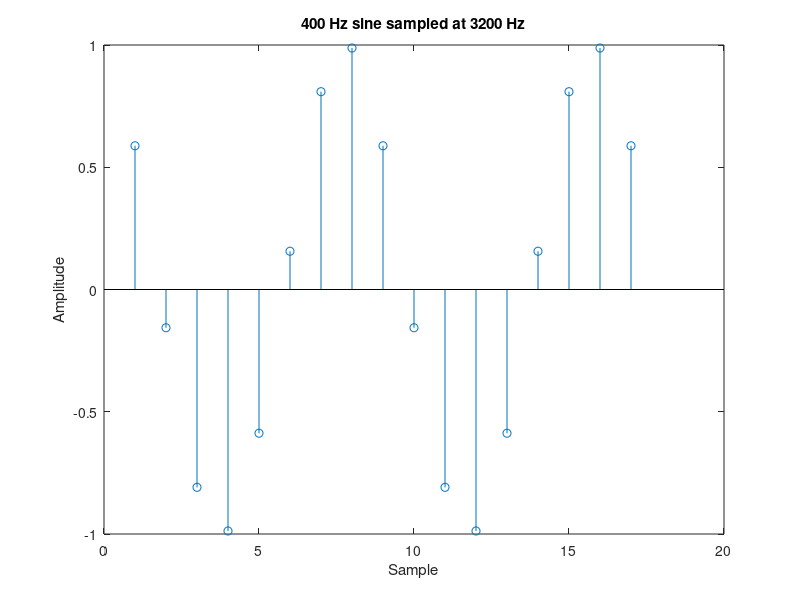
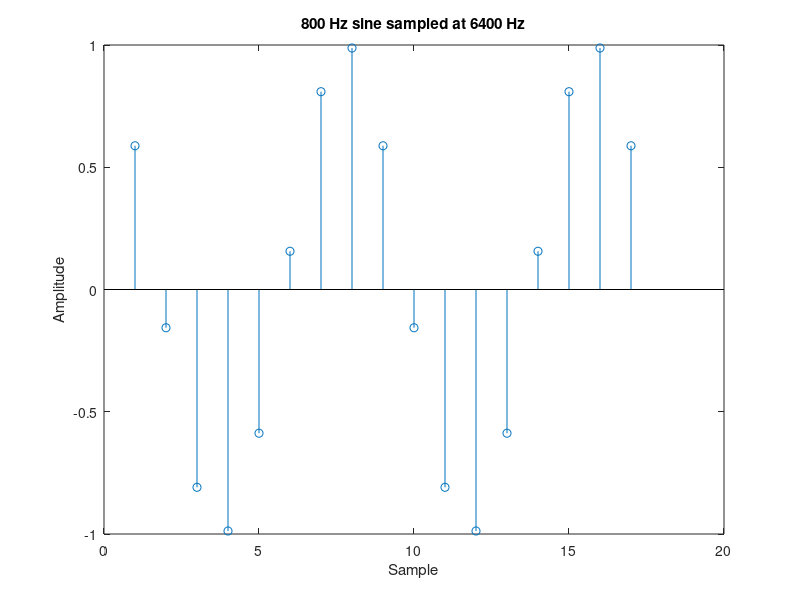
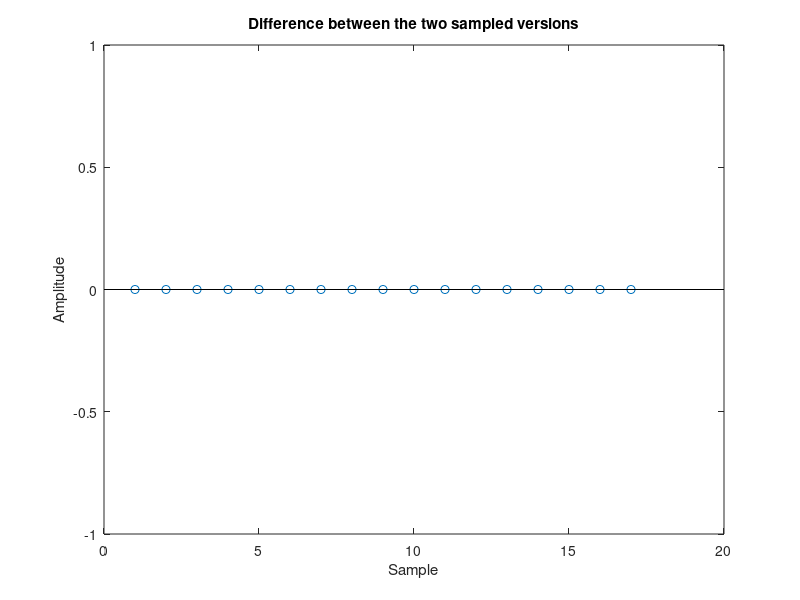
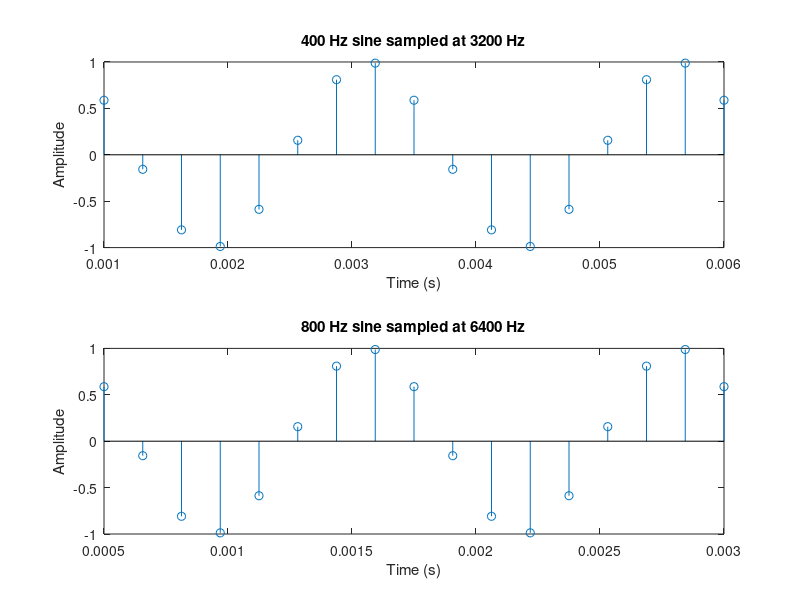

Write the MATLAB code that produced these figures, in order. (Note: this script raises an error after producing the figures.)
clear all;
close all;


%% Exercise section 1.1.3 

i = 1;
A = 1;
f_0 = 400;
f_s = 3200;
for t=0.001:1/f_s:0.006
    s(i) = A*sin(2*pi*f_0*t);
    i = i + 1;
end

% Compute and plot first sinusoid
figure;
stem(s)
title('400 Hz sine sampled at 3200 Hz');
xlabel('Sample');
ylabel('Amplitude');

% A : the scale of the horizontal axis is the sample number (integer)

% Compute and plot second sinusoid
i = 1;
f_1 = 800;
phi = 0;
f_s1 = 6400;
for t=0.0005:1/f_s1:0.003
    s2(i) = A*sin(2*pi*f_1*t);
    i = i + 1;
end

figure;
stem(s2)
title('800 Hz sine sampled at 6400 Hz');
xlabel('Sample');
ylabel('Amplitude');

% Compute and the difference between the two

for i = 1:length(s)
    diff(i) = s(i) - s2(i);
end

figure;
stem(diff);
title('Difference between the two sampled versions');
xlabel('Sample');
ylabel('Amplitude');

% A : the sampled versions are identical

close all;

% Computing the time scales and plot
t1 = 0.001:1/f_s:0.006;
t2 = 0.0005:1/f_s1:0.003;

figure;
subplot(2,1,1), stem(t1,s);
title('400 Hz sine sampled at 3200 Hz');
xlabel('Time (s)');
ylabel('Amplitude');
subplot(2,1,2), stem(t2,s2);
title('800 Hz sine sampled at 6400 Hz');
xlabel('Time (s)');
ylabel('Amplitude');

for i = 1:51;
    x4(i) = cos(pi*(i-1)/sqrt(23));
end

figure;
stem(x4);
title('Sampled signal x4(n)');
xlabel('Sample');
ylabel('Amplitude');

% A : The sampled signal will be periodic only if the ratio between
%   the period of the signal and the sampling period is an integer,
%   which is not the case here.

%% Exercise section 1.2.1

sampling_cos;
% A : aliasing appears when f_cos > fs/2

sampling_block;
% A : there is no aliasing for the fundamental because its frequency range
% goes from 0 to fs/2. The harmonics qre in a range of 0 to N*fs/2 and
% will thus be aliased

%% Exercise section 1.2.2

oversamp(4)

% A : The spectrum is modified. It is replaced around the origin and
% replicated N times, N being the oversampling factor


%% 1.3.1 : Exercise 1
close all;

% Constructing triangular signal
amplitude = 1;
elementsPerHalfPeriod = 32;
risingSignal = linspace(0, amplitude, elementsPerHalfPeriod);
fallingSignal = linspace(amplitude, 0, elementsPerHalfPeriod);
tri = [risingSignal, fallingSignal(2:end-1)];
Nfft = 1024;

% Going to frequency domain then back to time domain 
% and plotting for various values of subsample factor

figure;
subplot(3,2,1)
stem(tri)
title('Initial triangular signal');
xlabel('Sample');
ylabel('Amplitude');
for N = 1:5
    s_out = time2time(N,tri,Nfft);
    subplot(3,2,N+1)
    stem(s_out);
    title(['signal reconstructed with N = ', num2str(N)]);
    xlabel('Sample');
    ylabel('Amplitude');
    xlim([0 length(s_out)]);
end

% Answers to the questions :

% A : The signal is reconstructed and is followed by samples of value 0.
%   The number of zeros is related to the length of the FFT, and thus the
%   higher the subsampling factor, the less zeros following the signal.
%   When Nfft/N is not an integer, the signal is not correctly
%   reconstructed (here for N=3, N=5).

% A : The useful signal has always the same number of samples but the
% actual computed signal is longer when N (the subsampling factor)
% is smaller because of the zeros.

% A : In order to avoid time-domain aliasing, it is necessary to compute at
% least the same amount of samples in the frequency domain as there are
% samples the initial time domain signal. Illustration :
% One case with enough frequency samples and one with not enough samples.

% Illustration
elementsPerHalfPeriod = 128;
risingSignal = linspace(0, amplitude, elementsPerHalfPeriod);
fallingSignal = linspace(amplitude, 0, elementsPerHalfPeriod);
tri = [risingSignal, fallingSignal(2:end-1)];

figure;
subplot(2,1,1)
s_out = time2time(1,tri,1024);
stem(s_out);
title('signal reconstructed with enough frequency samples');
xlabel('Sample');
ylabel('Amplitude');
xlim([0 length(s_out)]);
subplot(2,1,2)
s_out = time2time(8,tri,1024);
stem(s_out);
title('signal reconstructed with NOT enough frequency samples');
xlabel('Sample');
ylabel('Amplitude');
xlim([0 length(s_out)]);



%% 1.3.1 : Exercise 2
f1 = 500;
f2 = 1000;
fs = 750:500:4250;
figure;
for i = 1:length(fs)
    k=1;
    for j = 0:1/fs(i):0.01
        s(i,k) = cos(2*pi*f1*j)*cos(2*pi*f2*j);
        k = k+1;
        subplot(4,2,i);
        plot(s(i,:));
        title(['Signal sampled at fs = ', num2str(fs(i)), ' Hz']);
        xlabel('Sample');
        ylabel('Amplitude');
        xlim([0 length(s(i,:))]);
    end
end


% A : the minimal theoretical sampling frequency is 3 kHz. It can be seen
% on the plot that the correct shape can be retrieved starting from fs =
% 3250 Hz.
